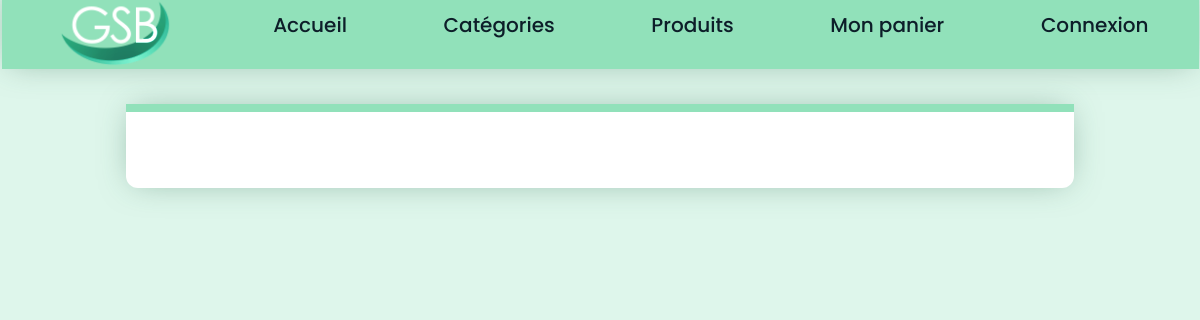
Page /index.php?uc=voirProduits&produit=3&action=voirAvis on the earlier database version.
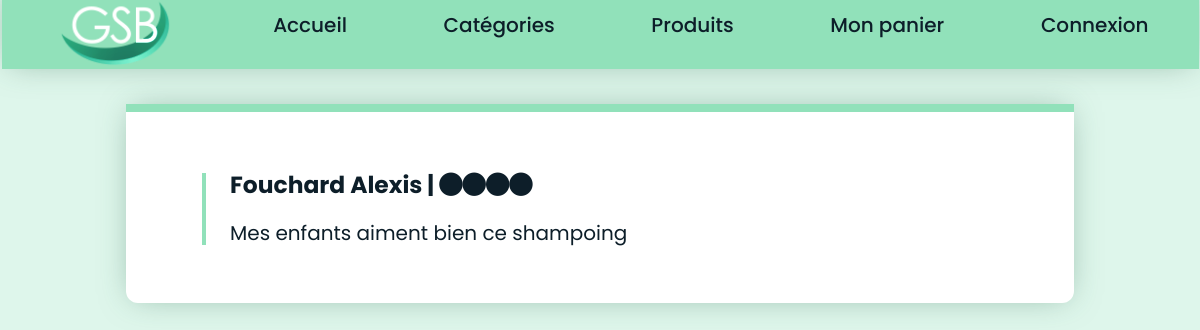
Same page on the later database version.
### tables this page shows
CREATE TABLE IF NOT EXISTS `note` (
  `ID` int(11) NOT NULL AUTO_INCREMENT,
  `Note` int(11) NOT NULL,
  `Avis` varchar(512) NOT NULL,
  `ID_Produit` int(11) NOT NULL,
  `ID_Utilisateur` int(11) NOT NULL,
  PRIMARY KEY (`ID`),
  KEY `Note_Produit_FK` (`ID_Produit`),
  KEY `Note_Utilisateur0_FK` (`ID_Utilisateur`)
);

CREATE TABLE IF NOT EXISTS `utilisateur` (
  `ID` int(11) NOT NULL AUTO_INCREMENT,
  `Nom` varchar(128) NOT NULL,
  `Prenom` varchar(128) NOT NULL,
  `Telephone` varchar(32) NOT NULL,
  `Code_Postal` varchar(5) NOT NULL,
  `Ville` varchar(128) NOT NULL,
  `Adresse` varchar(128) NOT NULL,
  `Mail` varchar(128) NOT NULL,
  `Password` varchar(512) NOT NULL,
  `ID_Role` int(11) NOT NULL,
  PRIMARY KEY (`ID`),
  KEY `Utilisateur_Role_FK` (`ID_Role`)
);

### modele/bd.produits.inc.php (called while the page is built, shortened)
<?php
	function getAvisProduit($produit){
		$monPdo = connexionPDO();
		$req ="SELECT Note, Avis, utilisateur.Nom, utilisateur.Prenom FROM note INNER JOIN utilisateur ON ID_Utilisateur = utilisateur.ID WHERE ID_Produit = ?";
		$query = $monPdo -> prepare($req);
		$query -> execute(array($produit));
		$res = $query -> fetchAll();
		return $res;
	}
?>

### vues/v_avis.php (the view)
<div class="listAvis">
    <?php foreach($lesAvis as $unAvis){ ?>
    <div class="unAvis">
        <h3><?php echo $unAvis['Nom']." ".$unAvis['Prenom']." | "; for($i = 0; $i < $unAvis['Note']; $i++){ echo '<i class="fa-solid fa-circle"></i>'; } ?></h3>
        <p><?php echo $unAvis['Avis']; ?></p>
    </div>
<?php } ?>
</div>

Differences in the rows shown:
added note: ID_Utilisateur.Nom "Fouchard", ID_Utilisateur.Prenom "Alexis", Note 4 (drawn), Avis "Mes enfants aiment bien ce shampoing"
